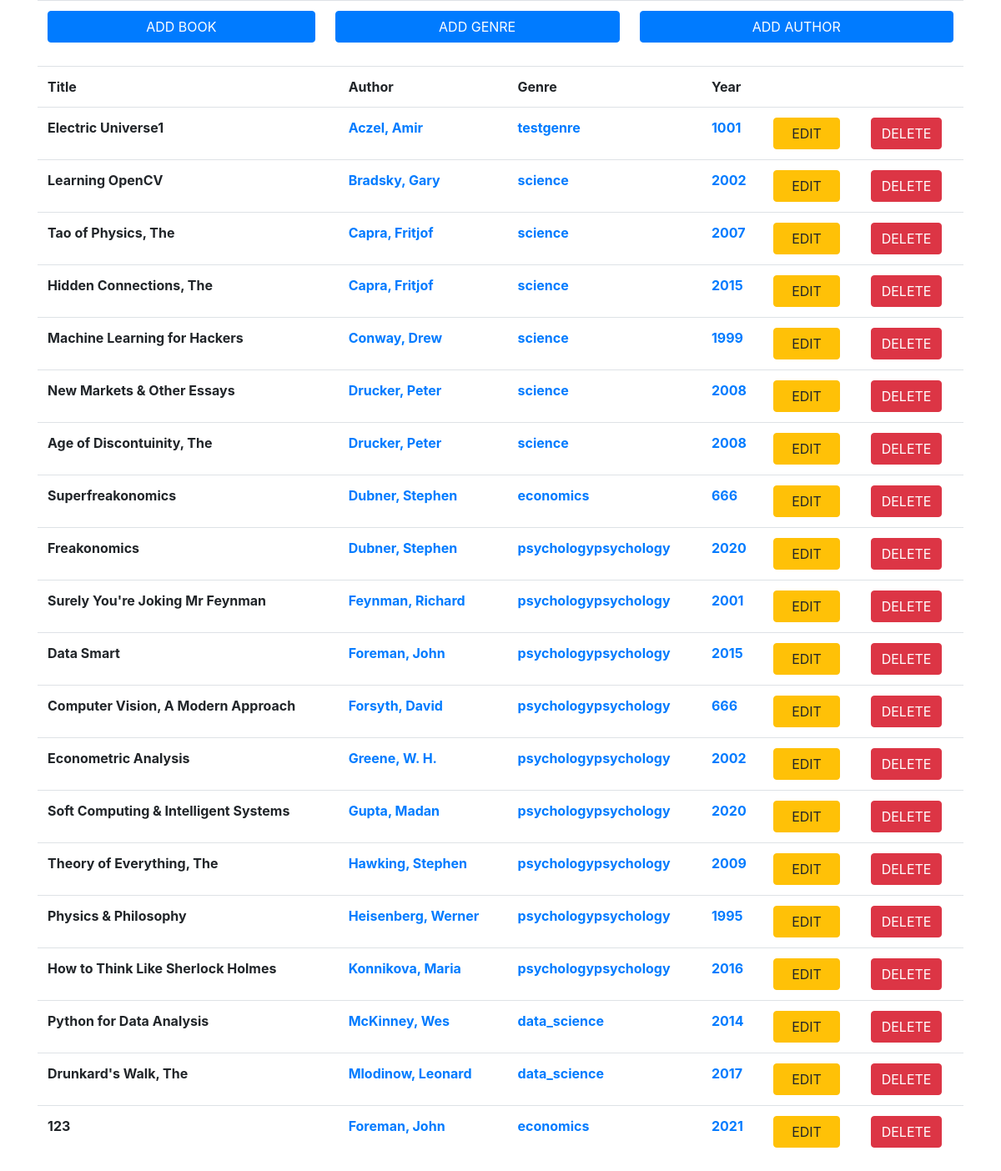
The page / on the database its author committed.
### tables this page shows
CREATE TABLE "book" (
	"id"	INTEGER NOT NULL UNIQUE,
	"name"	TEXT NOT NULL,
	"genre"	INTEGER,
	"author"	INTEGER,
	"year"	INTEGER,
	PRIMARY KEY("id" AUTOINCREMENT)
);

CREATE TABLE "author" (
	"id"	INTEGER NOT NULL UNIQUE,
	"name"	TEXT NOT NULL,
	PRIMARY KEY("id" AUTOINCREMENT)
);

CREATE TABLE "genre" (
	"id"	INTEGER NOT NULL UNIQUE,
	"name"	TEXT NOT NULL UNIQUE,
	PRIMARY KEY("id" AUTOINCREMENT)
);

### app.py (the view)
@app.route('/')
def book_list():
    books = execute_query("SELECT * FROM book")
    return render_template('index.html',
                           books=books, get_by_id=get_by_id, get_by_year=get_by_year)

### app.py (called while the page is built)
def execute_query(query):
    with sqlite3.connect('../HomeWork3/books.db') as conn:
        cursor = conn.cursor()
        cursor.execute(query)
        conn.commit()
        return cursor.fetchall()

def get_by_id(table, book_id):
    return execute_query(
        f"SELECT * FROM {table} WHERE id={book_id}"
    )[0]

def get_by_year(table, value):
    return execute_query(
        f"SELECT * FROM {table} WHERE year={value}"
    )[0]

### templates/index.html (shortened to what this page needs)
<!DOCTYPE html>
<html lang="en">
<head>
    <link rel="stylesheet" href="https://cdn.jsdelivr.net/npm/bootstrap@4.6.0/dist/css/bootstrap.min.css">
</head>
<body>
    <div class="container">
        <div class="row">
            <div class="col-md-12">
                <table class="table">
                    <tr>
                        <td>
                            <form method="get" action="/create/book/">
                                <input style="width: 100%" type="submit" value="ADD BOOK" class="btn btn-primary">
                            </form>
                        </td>
                        <td>
                            <form method="get" action="/create/janr/">
                                <input style="width: 100%" type="submit" value="ADD GENRE" class="btn btn-primary">
                            </form>
                        </td>
                        <td>
                            <form method="get" action="/create/author/">
                                <input style="width: 100%" type="submit" value="ADD AUTHOR" class="btn btn-primary">
                            </form>
                        </td>
                    </tr>
                </table>
                <table class="table">
                    <tr>
                        <th>Title</th>
                        <th>Author</th>
                        <th>Genre</th>
                        <th>Year</th>
                        <th></th>
                        <th></th>
                    </tr>
                    {% for book in books %}
                    <tr>
                        <th>{{book[1]}}</th>
                        <th>
                            {% with author=get_by_id('author', book[3]) %}
                                <a href="/author/{{author[0]}}/">{{author[1]}}</a>
                            {% endwith %}
                        </th>
                        <th>
                            {% with genre=get_by_id('genre', book[2]) %}
                                <a href="/genre/{{genre[0]}}/">{{genre[1]}}</a>
                            {% endwith %}
                        </th>
                        <th>
                            {% with year=get_by_year('book', book[4]) %}
                                <a href="/year/{{book[4]}}/">{{book[4]}}</a>
                            {% endwith %}
                        </th>
                        <th>
                            <form method="post" action="/edit/book/{{book[0]}}/">
                                <input type="submit" value="  EDIT  " class="btn btn-warning">
                            </form>
                        </th>
                        <th>
                            <form method="post" onSubmit='return confirm("Для удаления всей информации нажмите OK?");'
                                  action="/remove_book/">
                                <input type="submit" value="DELETE" class="btn btn-danger">
                            </form>
                        </th>
                    </tr>
                    {% endfor %}
                </table>
            </div>
        </div>
    </div>
</body>
</html>

### rows shown on the page
book: name "Electric Universe1", year "1001"
author: name "Aczel, Amir"
genre: name "testgenre"
book: name "Learning OpenCV", year "2002"
author: name "Bradsky, Gary"
genre: name "science"
book: name "Tao of Physics, The", year "2007"
author: name "Capra, Fritjof"
book: name "Hidden Connections, The", year "2015"
book: name "Machine Learning for Hackers", year "1999"
author: name "Conway, Drew"
book: name "New Markets & Other Essays", year "2008"
author: name "Drucker, Peter"
book: name "Age of Discontuinity, The", year "2008"
book: name "Superfreakonomics", year "666"
author: name "Dubner, Stephen"
genre: name "economics"
book: name "Freakonomics", year "2020"
genre: name "psychologypsychology"
book: name "Surely You're Joking Mr Feynman", year "2001"
author: name "Feynman, Richard"
book: name "Data Smart", year "2015"
author: name "Foreman, John"
book: name "Computer Vision, A Modern Approach", year "666"
author: name "Forsyth, David"
book: name "Econometric Analysis", year "2002"
author: name "Greene, W. H."
book: name "Soft Computing & Intelligent Systems", year "2020"
author: name "Gupta, Madan"
book: name "Theory of Everything, The", year "2009"
author: name "Hawking, Stephen"
book: name "Physics & Philosophy", year "1995"
author: name "Heisenberg, Werner"
book: name "How to Think Like Sherlock Holmes", year "2016"
author: name "Konnikova, Maria"
book: name "Python for Data Analysis", year "2014"
author: name "McKinney, Wes"
genre: name "data_science"
book: name "Drunkard's Walk, The", year "2017"
author: name "Mlodinow, Leonard"
book: name "123", year "2021"
